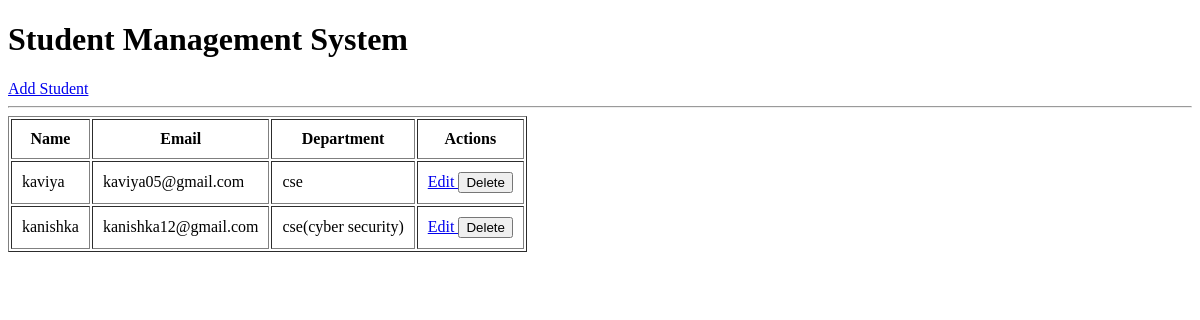
The app's page /, older data.
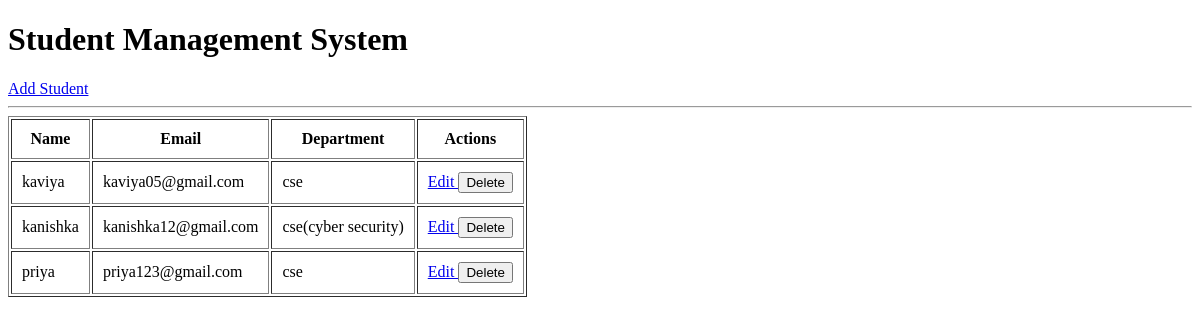
The same page, newer data.
### zomate/models.py (models this page shows, shortened)
class Student(models.Model):
    name = models.CharField(max_length=100)
    email = models.EmailField()
    department = models.CharField(max_length=100)

### zomate/views.py (the view)
# urls.py: path('', views.student_list, name='student_list'),
def student_list(request):
    students = Student.objects.all()
    return render(request, 'student_list.html',
                  {'students': students})

### zomate/templates/student_list.html (shortened to what this page needs)
<!DOCTYPE html>
<html>
<head>
</head>
<body>
    <h1>Student Management System</h1>
    <a href="{% url 'student_create' %}">
        Add Student
    </a>
    <hr>
    <table border="1" cellpadding="10">
        <tr>
            <th>Name</th>
            <th>Email</th>
            <th>Department</th>
            <th>Actions</th>
        </tr>
        {% for student in students %}
        <tr>
            <td>{{ student.name }}</td>
            <td>{{ student.email }}</td>
            <td>{{ student.department }}</td>
            <td>
                <a href="{% url 'student_update' student.id %}">
                    Edit
                </a>
                <form method="POST"
                      action="{% url 'student_delete' student.id %}"
                      style="display:inline;">
                    <button type="submit">Delete</button>
                </form>
            </td>
        </tr>
        {% empty %}
        <tr>
            <td colspan="4">No students found</td>
        </tr>
        {% endfor %}
    </table>
</body>
</html>

Row changes from the older to the newer data that the page shows:
added Student: name "priya", email "priya123@gmail.com", department "cse"
